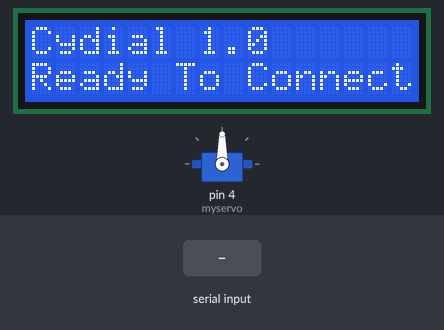
Bench run of a sketch on a simulated Arduino Uno, built with avr-gcc and run on an emulated ATmega328P. Parts: 16×2 character LCD, servo. The inputs (shaded band) are chosen by the test bench. What the sketch prints to the serial monitor is not drawn.

Above: at 1.2 s.
1.3 s: "90,45\n" received over the second serial link
At 3.4 s:
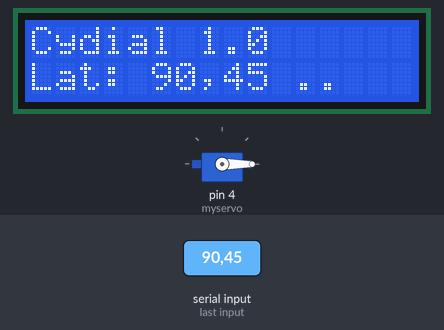
3.8 s: "5\n" received over the second serial link
At 5.2 s:
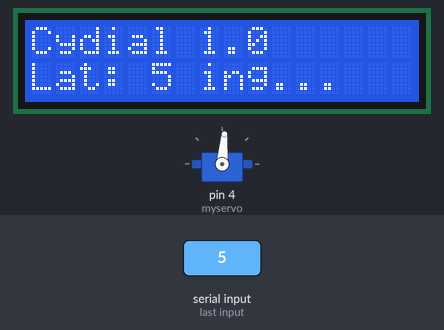
6.3 s: "90\n" received over the second serial link
At 8.4 s:
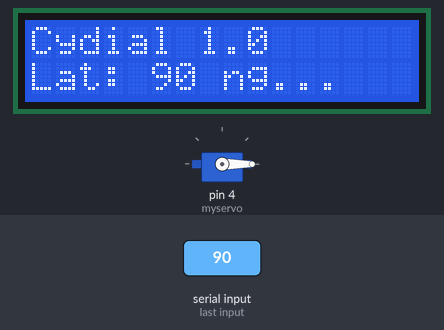
8.8 s: "200\n" received over the second serial link
At 10.2 s:
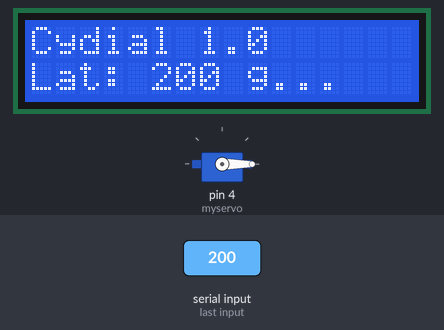
11.3 s: "30,150\n" received over the second serial link
At 12.0 s:
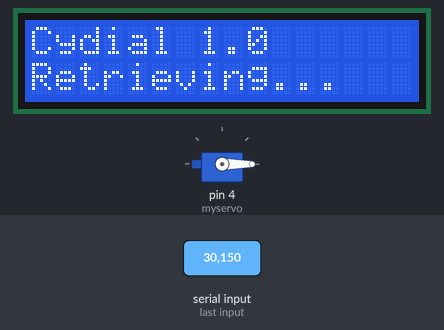
Timing chart, 0 to 14.3 s (numbered marks = the images above; inputs shaded):
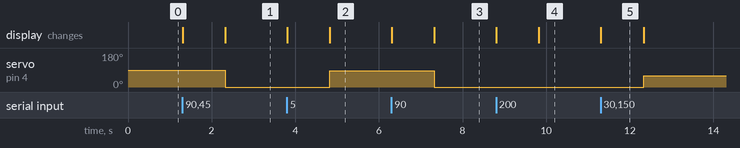

Measured:
- after the input at 1.3 s, servo on pin 4 (myservo): 90° → 0° after 1.0 s; the display: first changes at once (image 1 shows a later state)
- after the input at 3.8 s, servo on pin 4 (myservo): 0° → 85° after 1.0 s; the display: first changes at once (image 2 shows a later state)
- after the input at 6.3 s, servo on pin 4 (myservo): 85° → 0° after 1.0 s; the display: first changes at once (image 3 shows a later state)
- after the input at 8.8 s, the display: first changes at once (image 4 shows a later state)
- after the input at 11.3 s, servo on pin 4 (myservo): 0° → 60° after 1.0 s; the display: changes at once (image 5)
- what the display in image 5 shows lasts 1.0 s, from 11.3 s to 12.3 s

The sketch:

Cydial.Connect.ino
```cpp
#include <LiquidCrystal_I2C.h>
#include <Servo.h>
#include <SoftwareSerial.h>

float receivedValue;
int latitude;

Servo myservo;
SoftwareSerial BTSerial(2, 3);
LiquidCrystal_I2C lcd(0x27,16,2);

void setup() {

  lcd.init();  // LCD초기 설정
  lcd.backlight(); // LCD초기 설정
  lcd.setCursor(0,0); //텍스트가 LCD에 나타날 위치
  lcd.print("Cydial 1.0");
  lcd.setCursor(0,1);
  lcd.print("Ready To Connect");

  Serial.begin(9600);
  BTSerial.begin(9600);
  Serial.print("Ready");
  myservo.attach(4);
}

void loop() {

  if(BTSerial.available())
  {
    lcd.setCursor(0,1);
    lcd.print("Retrieving...   ");
    String data = BTSerial.readString();
    receivedValue = data.toFloat();
    latitude = round(receivedValue);
    lcd.setCursor(0,1);
    lcd.print("Lat: "+data);
    Serial.println("Lat:"+data);
    myservo.write(90-latitude);
  }
}
```
